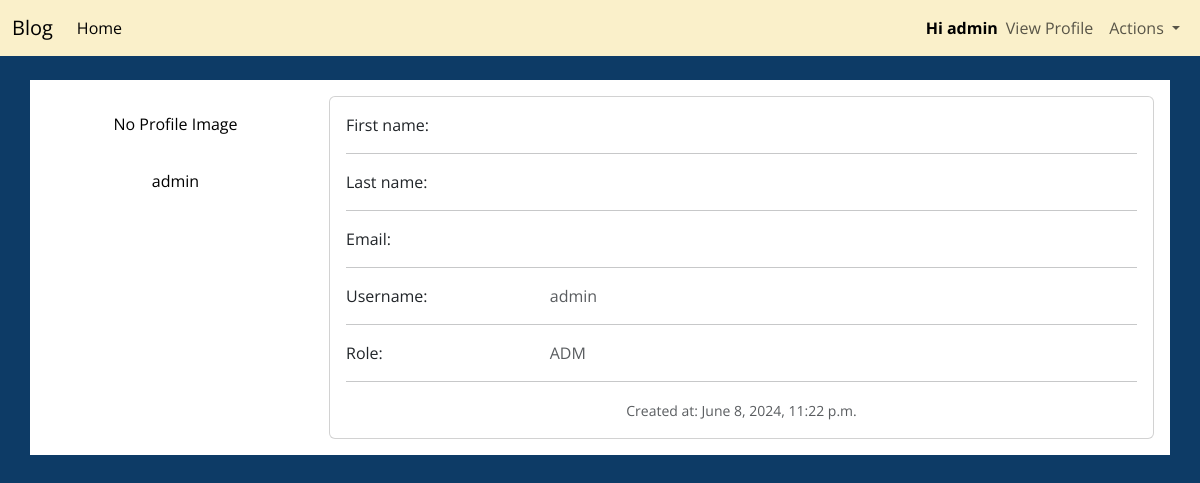
Screenshot of /users/1/details with the database file from the repository.
### users/models.py (models this page shows, shortened)
class CustomUser(AbstractUser):
    ROLE_CHOICES = [
        ("ADM", "Administrator"),
        ("AUT", "Author"),
        ("SUB", "Subscriber"),
    ]
    username = models.CharField(max_length=150, unique=True)
    role = models.CharField(max_length=3, choices=ROLE_CHOICES, default='SUB')
    created_at = models.DateTimeField(auto_now_add=True)
    profile_image = models.ImageField(upload_to="images/profile_pics", null=True, blank=True)

### users/views.py (the view)
# urls.py: path('<int:pk>/details', UserDetail.as_view(), name='user-details'),
class UserDetail(DetailView):
    model = CustomUser
    template_name = 'users/user_details.html'
    context_object_name = 'user'

### templates/users/user_details.html (shortened to what this page needs)
{% extends 'base_template.html' %}
{% block content %}
<div class="container bg-white p-3" style="margin: 2% auto;">
    <div class="row">
        <div class="col-md-3">
            <div class="d-flex flex-column align-items-center text-center p-3">
                {% if user.profile_image %}
                  <img class="rounded-circle profile-details-image mt-5" width="100px" src="{{ user.profile_image.url }}">
                {% else %}
                  <span class="font-weight-bold">No Profile Image</span>
                {% endif %}
                <span class="font-weight-bold">{{ user.username }}</span>
            </div>
        </div>
        <div class="col-md-9">
            <div class="card">
                <div class="card-body">
                    <div class="row">
                        <div class="col-sm-3">
                          <p class="mb-0">First name:</p>
                        </div>
                        <div class="col-sm-9">
                        </div>
                    </div>
                    <hr>
                    <div class="row">
                        <div class="col-sm-3">
                          <p class="mb-0">Last name:</p>
                        </div>
                        <div class="col-sm-9">
                        </div>
                    </div>
                    <hr>
                    <div class="row">
                        <div class="col-sm-3">
                          <p class="mb-0">Email:</p>
                        </div>
                        <div class="col-sm-9">
                        </div>
                    </div>
                    <hr>
                    <div class="row">
                        <div class="col-sm-3">
                          <p class="mb-0">Username:</p>
                        </div>
                        <div class="col-sm-9">
                          <p class="text-muted mb-0">{{ user.username }}</p>
                        </div>
                    </div>
                    <hr>
                    <div class="row">
                        <div class="col-sm-3">
                          <p class="mb-0">Role:</p>
                        </div>
                        <div class="col-sm-9">
                          <p class="text-muted mb-0">{{ user.role }}</p>
                        </div>
                    </div>
                    <hr>
                    <div class="row text-center">
                        <div class="col-sm-12">
                            <p class="card-text">
                                <small class="text-body-secondary">Created at: {{ user.date_joined }}</small>
                            </p>
                        </div>
                    </div>
                </div>
            </div>
        </div>
    </div>
</div>
{% endblock %}

### templates/base_template.html (shortened to what this page needs)
{% load static %}
<!doctype html>
<html lang="en">
  <head>
    <link href="https://cdn.jsdelivr.net/npm/bootstrap@5.3.3/dist/css/bootstrap.min.css"
        rel="stylesheet"
>
    <link rel="stylesheet" href="{% static 'css/style.css' %}">
    <link rel="stylesheet"
          href="https://cdnjs.cloudflare.com/ajax/libs/font-awesome/6.5.2/css/all.min.css"
 />
  </head>
  <body>
    <nav class="navbar navbar-expand-lg blog-navbar">
      <div class="container-fluid">
        <a class="navbar-brand" href="{% url 'posts:post-list' %}">Blog</a>
        <div class="collapse navbar-collapse" id="navbarNavDropdown">
          <ul class="navbar-nav">
            <li class="nav-item">
              <a class="nav-link active" aria-current="page" href="{% url 'posts:post-list' %}">Home</a>
            </li>
          </ul>
        </div>
        {% if user.is_authenticated %}
        <div class="collapse navbar-collapse d-flex" id="navbarNavDropdown">
          <ul class="navbar-nav ms-auto d-flex align-items-center">
              <li class="nav-item">
                <p class="text-center mb-0"><b>Hi {{ user.username }}</b></p>
              </li>
              {% if user.profile_image %}
              <li class="nav-item">
                <a href="{% url 'users:user-details' pk=user.id %}">
                  <img src="{{ user.profile_image.url }}" alt="{{ user.username }}'s profile image" class="profile-image">
                </a>
              </li>
              {% else %}
              <li class="nav-item">
                <a class="nav-link" href="{% url 'users:user-details' pk=user.id %}">View Profile</a>
              </li>
              {% endif %}
              <li class="nav-item dropdown">
                <a class="nav-link dropdown-toggle" href="#" role="button" data-bs-toggle="dropdown" aria-expanded="false">
                  Actions
                </a>
              </li>
          </ul>
        </div>
        {% endif %}
      </div>
    </nav>
    {% block content %}{% endblock %}
  </body>
</html>

### static/css/style.css (style rules this page uses)
:root { --main-color: #0d3b66; --forms-color: #faf0ca; --components-color: #0d3b66; --hold-components-color: #f4d35e; --foreground-components-color: white; --foreground-hold-components-color: black; }
.blog-navbar { background-color: var(--forms-color); }
body { background-color: var(--main-color); color: black; font-family: "Open Sans", sans-serif; }

### rows the page displays
CustomUser: username "admin", role "ADM", date_joined "June 8, 2024, 11:22 p.m."
